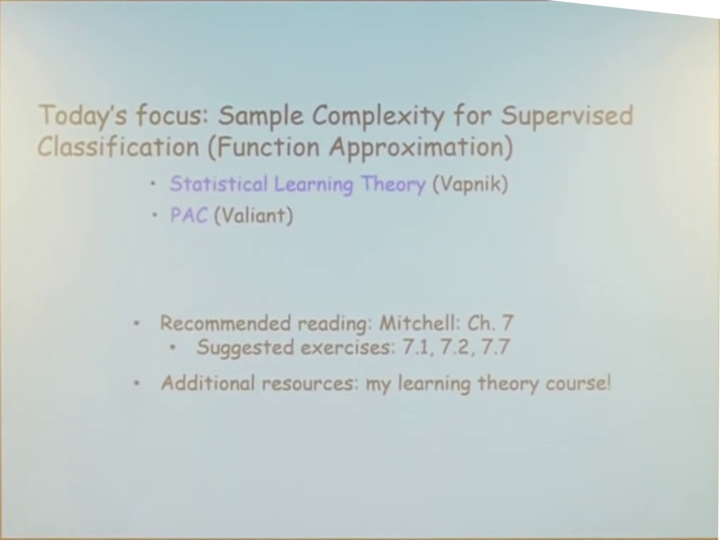
%> input picture 08_2/0.jpg, 1440 x 1080 px (shown at 1/2 size)
$ octave main.m   (GNU Octave 9; MATLAB toolbox functions it lacks are replaced by stand-ins)
%> lines starting %> are read from the running program, lines starting %| are printed output that depends on the picture
### edgedetect.m
function [norm_gradient] = edgedetect(imgray)
%EDGEDETECT Returns edge detected image
%   Using Sobel Operator we can take the derivative of the image.
dx = conv2([-1 0 1; -2 0 2; -1 0 1], imgray);
dy = conv2([-1 -2 -1; 0 0 0; 1 2 1], imgray);
gradient = sqrt((dx.*dx) + (dy.*dy));
max_val = max(max(gradient));
min_val = min(min(gradient));
norm_gradient = uint8(round(255*(gradient-min_val)/(max_val-min_val)));
end

### cropping.m
function [rec] = cropping(norm_gradient)
%CROPPING Crops the image according to edgea
%   Will return non-cropped image if already cropped
colsum = sum(double(norm_gradient));
rowsum = sum(double(norm_gradient), 2);
[val1 ,idx1] = max(colsum(4:698));
[val2 ,idx2] = max(colsum(699:1394));
[val3 ,idx3] = max(rowsum(4:540));
[val4 ,idx4] = max(rowsum(540:1076));
if val1+val2+val3+val4 < 100000
    display("NOT Cropped")
    rec=[0 0 1440 1080];
else
    display("Cropped")
    rec=[idx1 idx3 idx2-idx1+699 idx4-idx3+540];
end

### main.m
%% Import & Crop Images

captureRGB = imread('08_2/0.jpg');
%> captureRGB is the input picture: size 1080x1440x3 uint8; mean R, G, B 194.1, 205.4, 204.8
slide_original = imread('08_2/ppt.jpg');
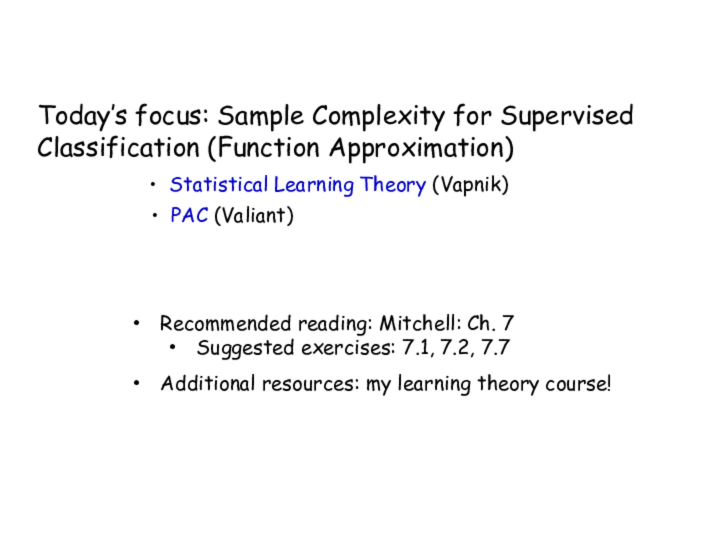
%> input picture 08_2/ppt.jpg, 1440 x 1080 px (shown at 1/2 size)
%> slide_original is the input picture: size 1080x1440x3 uint8; mean R, G, B 246.4, 246.4, 247
capture_original = rgb2gray(captureRGB);
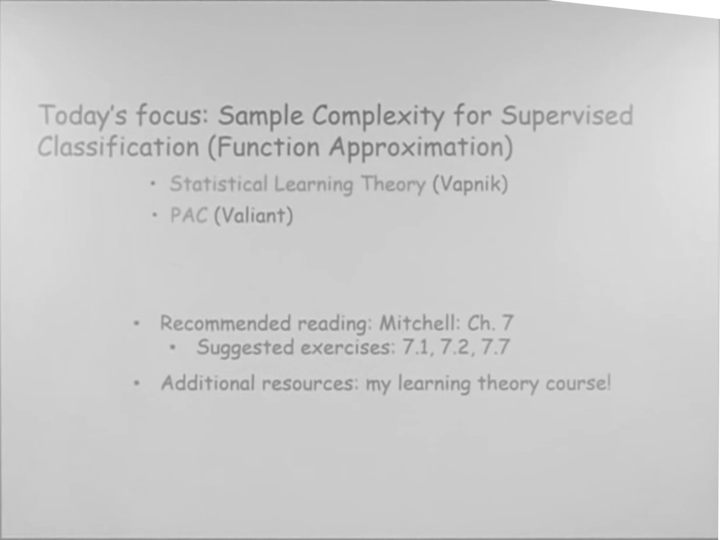
%> capture_original: size 1080x1440 uint8 (shown at 1/2 size); min 100, max 255, mean 201.9
edges = cropping(edgedetect(capture_original));
%> in edgedetect, `dx = conv2([-1 0 1; -2 0 2; -1 0 1], imgray);`:
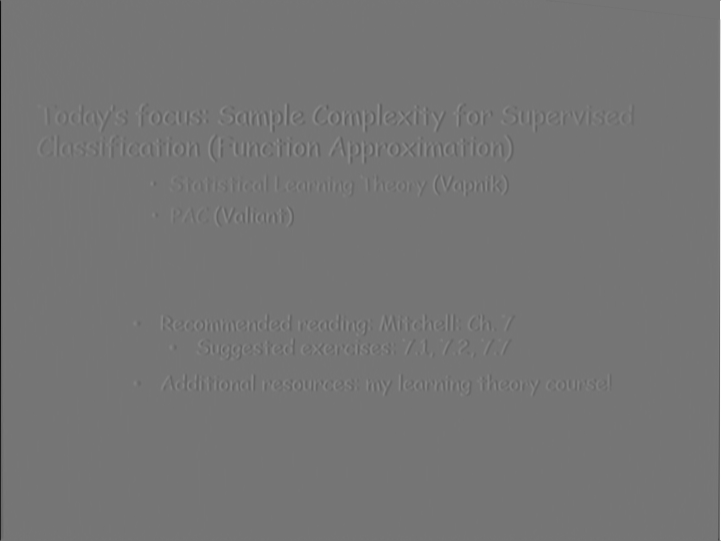
%> dx: size 1082x1442 double (shown at 1/2 size); min -874, max 1020, mean 0; drawn with min black and max white
%> in edgedetect, `dy = conv2([-1 -2 -1; 0 0 0; 1 2 1], imgray);`:
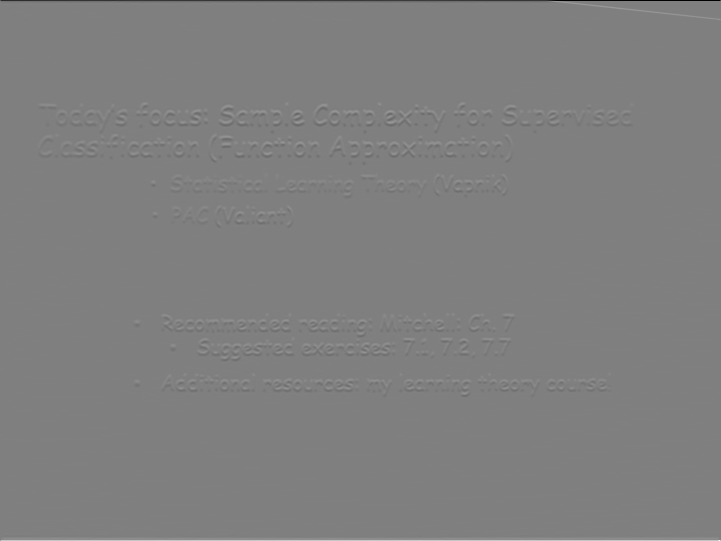
%> dy: size 1082x1442 double (shown at 1/2 size); min -1020, max 1019, mean 0; drawn with min black and max white
%> in edgedetect, `gradient = sqrt((dx.*dx) + (dy.*dy));`:
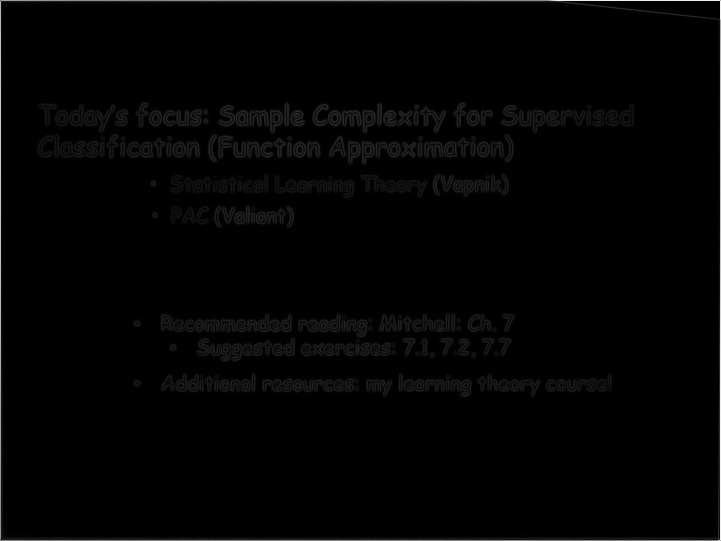
%> gradient: size 1082x1442 double (shown at 1/2 size); min 0, max 1081.9, mean 14.1; drawn with min black and max white
%> in edgedetect, `max_val = max(max(gradient));`: max_val = 1081.9
%> in edgedetect, `min_val = min(min(gradient));`: min_val = 0
%> in cropping, `colsum = sum(double(norm_gradient));`: colsum = 1442 values, max 234482 at index 1442, min 971 at index 53, mean 3584.4
%> in cropping, `rowsum = sum(double(norm_gradient), 2);`: rowsum = 1082 values, max 244363 at index 2, min 950 at index 486, mean 4777
%> in cropping, `[val1 ,idx1] = max(colsum(4:698));`: val1 = 14134; idx1 = 1
%> in cropping, `[val2 ,idx2] = max(colsum(699:1394));`: val2 = 6019; idx2 = 34
%> in cropping, `[val3 ,idx3] = max(rowsum(4:540));`: val3 = 33763; idx3 = 1
%> in cropping, `[val4 ,idx4] = max(rowsum(540:1076));`: val4 = 19474; idx4 = 537
%> edges = [0 0 1440 1080]
capture = imcrop(capture_original, edges);
slide = imresize(rgb2gray(slide_original), size(capture));
subplot(1,2,1)
imshow(capture);
subplot(1,2,2)
imshow(slide);
figure;
%% Correlation
%%
